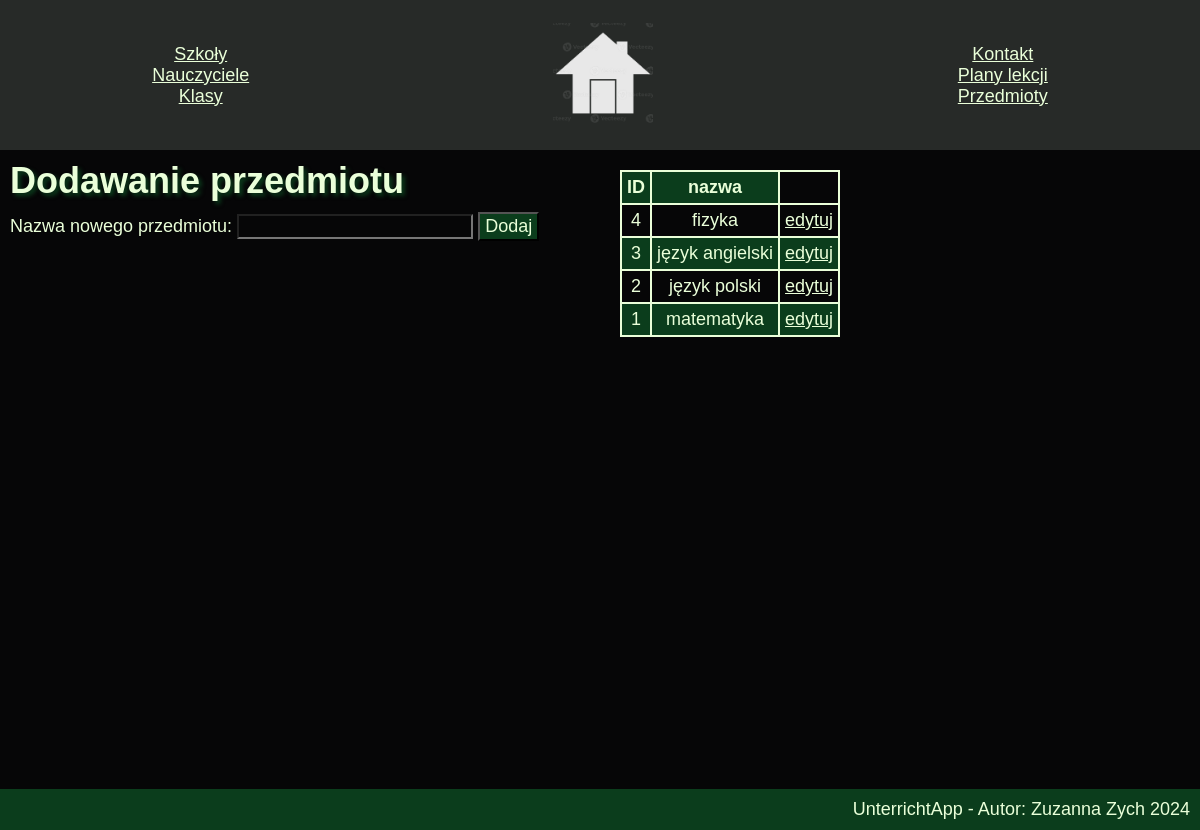
Page /dodPrzed.php on the earlier database version.
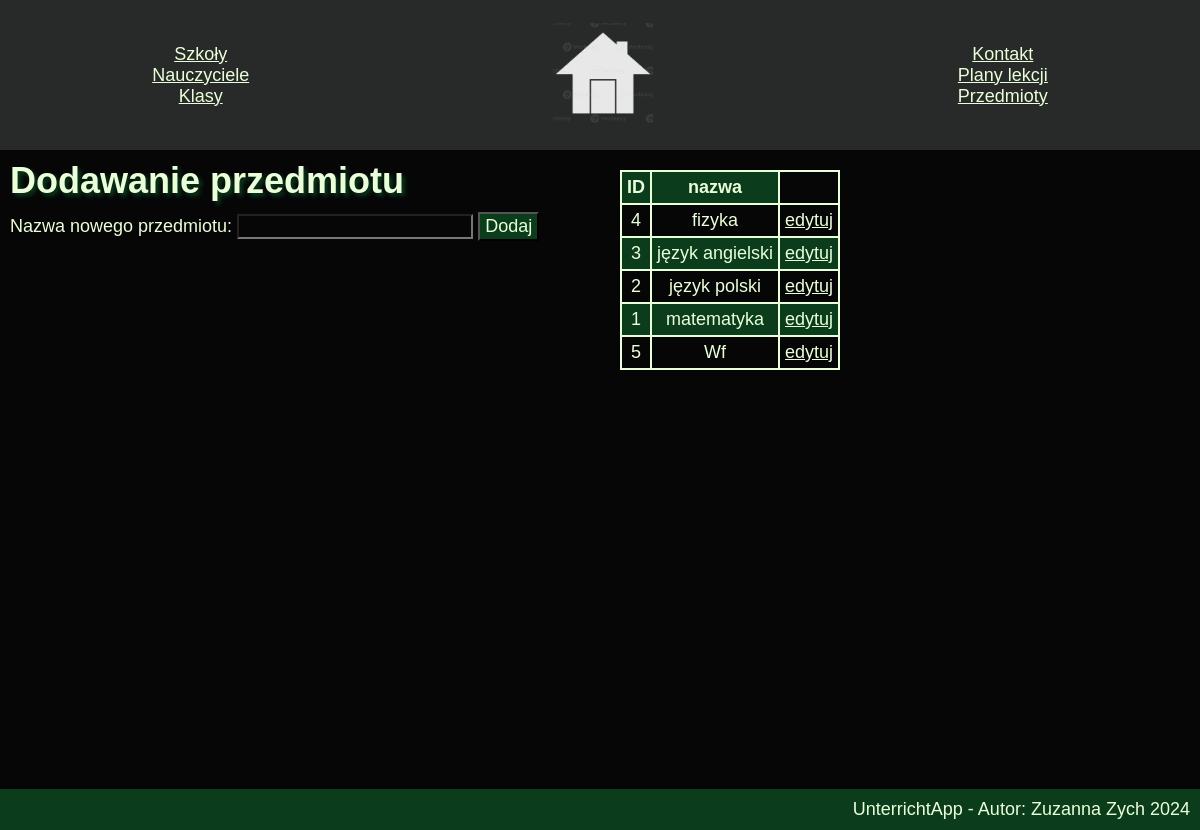
Same page on the later database version.
### tables this page shows
CREATE TABLE `przedmiot` (
  `id` int(11) UNSIGNED NOT NULL,
  `nazwa` varchar(60) NOT NULL
);

### getAll.php (called while the page is built, shortened)
<?php
global $conn;
$r_przedmiot = mysqli_query($conn, "SELECT * from przedmiot ORDER BY przedmiot.nazwa ASC");
$przedmiot = [];
?>

### dodPrzed.php (the view, shortened to what this page needs)
<!DOCTYPE html>
<html lang="pl">
<head>
     <link rel="stylesheet" href="styl.css">
</head>
<body>
          <?php include_once ("func.php");
          addheader();?>
<div class="lewy">
<h2 class="pageFunc">Dodawanie przedmiotu</h2>
<form action="#" method="POST">
    <label for="nazwa">Nazwa nowego przedmiotu:</label>
    <input type="text" name="nazwa" id="nazwa" required>
    <button type="submit">Dodaj</button>
</form>
     <?php
     include "conn.php";
     ?>
</div>
<div class="prawy">
<table>
     <tr>
          <th>ID</th>
          <th>nazwa</th>
     </tr>
     <?php
     include_once "getAll.php";
     foreach ($przedmiot as $key => $value) {
          echo "<tr>";
          echo "<td>".$value['id']."</td>";
          echo "<td>".$value['nazwa']."</td>";
          echo "<td> <a class='btn' href='editPrzed.php?id=".$value['id']."&nazwa=".$value['nazwa']."'>edytuj</a></td>";
          echo "</tr>";
     }
     ?>
</table>
</div>
</body>
</html>

Differences in the rows shown:
added przedmiot: id "5", nazwa "Wf"
